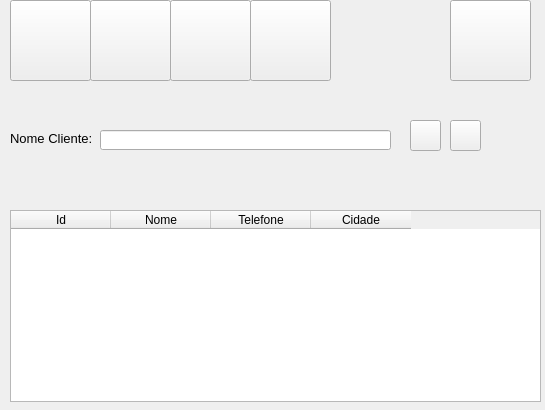
<?xml version="1.0" encoding="UTF-8"?>
<ui version="4.0">
 <class>formCliente</class>
 <widget class="QWidget" name="formCliente">
  <property name="geometry">
   <rect>
    <x>0</x>
    <y>0</y>
    <width>545</width>
    <height>410</height>
   </rect>
  </property>
  <property name="windowTitle">
   <string>Form</string>
  </property>
  <widget class="QPushButton" name="bt_adicionar">
   <property name="geometry">
    <rect>
     <x>10</x>
     <y>0</y>
     <width>81</width>
     <height>81</height>
    </rect>
   </property>
   <property name="text">
    <string/>
   </property>
  </widget>
  <widget class="QPushButton" name="bt_alterar">
   <property name="geometry">
    <rect>
     <x>90</x>
     <y>0</y>
     <width>81</width>
     <height>81</height>
    </rect>
   </property>
   <property name="text">
    <string/>
   </property>
  </widget>
  <widget class="QPushButton" name="bt_consultar">
   <property name="geometry">
    <rect>
     <x>170</x>
     <y>0</y>
     <width>81</width>
     <height>81</height>
    </rect>
   </property>
   <property name="text">
    <string/>
   </property>
  </widget>
  <widget class="QPushButton" name="bt_excluir">
   <property name="geometry">
    <rect>
     <x>250</x>
     <y>0</y>
     <width>81</width>
     <height>81</height>
    </rect>
   </property>
   <property name="text">
    <string/>
   </property>
  </widget>
  <widget class="QPushButton" name="bt_retornar">
   <property name="geometry">
    <rect>
     <x>450</x>
     <y>0</y>
     <width>81</width>
     <height>81</height>
    </rect>
   </property>
   <property name="text">
    <string/>
   </property>
  </widget>
  <widget class="QPushButton" name="bt_pesquisarGeral">
   <property name="geometry">
    <rect>
     <x>450</x>
     <y>120</y>
     <width>31</width>
     <height>31</height>
    </rect>
   </property>
   <property name="styleSheet">
    <string notr="true">image:url(:/icon_geral/icons/filtro.png)</string>
   </property>
   <property name="text">
    <string/>
   </property>
   <property name="icon">
    <iconset resource="icon_geral.qrc">
     <normaloff>:/icon_geral/icons/filtro.png</normaloff>:/icon_geral/icons/filtro.png</iconset>
   </property>
  </widget>
  <widget class="QPushButton" name="bt_pesquisar">
   <property name="geometry">
    <rect>
     <x>410</x>
     <y>120</y>
     <width>31</width>
     <height>31</height>
    </rect>
   </property>
   <property name="styleSheet">
    <string notr="true">image:url(:/icon_pesquisar/icons/pesquisar.png)</string>
   </property>
   <property name="text">
    <string/>
   </property>
   <property name="icon">
    <iconset resource="icon_pesquisar.qrc">
     <normaloff>:/icon_pesquisar/icons/pesquisar.png</normaloff>:/icon_pesquisar/icons/pesquisar.png</iconset>
   </property>
  </widget>
  <widget class="QTableWidget" name="tb_cliente">
   <property name="geometry">
    <rect>
     <x>10</x>
     <y>210</y>
     <width>531</width>
     <height>192</height>
    </rect>
   </property>
   <column>
    <property name="text">
     <string>Id</string>
    </property>
   </column>
   <column>
    <property name="text">
     <string>Nome</string>
    </property>
   </column>
   <column>
    <property name="text">
     <string>Telefone</string>
    </property>
   </column>
   <column>
    <property name="text">
     <string>Cidade</string>
    </property>
   </column>
  </widget>
  <widget class="QLabel" name="nome_cliente">
   <property name="geometry">
    <rect>
     <x>10</x>
     <y>130</y>
     <width>91</width>
     <height>16</height>
    </rect>
   </property>
   <property name="font">
    <font>
     <pointsize>10</pointsize>
     <weight>50</weight>
     <bold>false</bold>
    </font>
   </property>
   <property name="text">
    <string>Nome Cliente:</string>
   </property>
  </widget>
  <widget class="QLineEdit" name="lineEdit">
   <property name="geometry">
    <rect>
     <x>100</x>
     <y>130</y>
     <width>291</width>
     <height>20</height>
    </rect>
   </property>
  </widget>
  <widget class="QLabel" name="label_2">
   <property name="geometry">
    <rect>
     <x>20</x>
     <y>10</y>
     <width>61</width>
     <height>51</height>
    </rect>
   </property>
   <property name="styleSheet">
    <string notr="true">image:url(:/icon_adicionar/icons/adicionar.png)</string>
   </property>
   <property name="text">
    <string/>
   </property>
  </widget>
  <widget class="QLabel" name="label_3">
   <property name="geometry">
    <rect>
     <x>100</x>
     <y>10</y>
     <width>61</width>
     <height>51</height>
    </rect>
   </property>
   <property name="styleSheet">
    <string notr="true">image:url(:/icon_alterar/icons/alterar.png)</string>
   </property>
   <property name="text">
    <string/>
   </property>
  </widget>
  <widget class="QLabel" name="label_4">
   <property name="geometry">
    <rect>
     <x>180</x>
     <y>10</y>
     <width>61</width>
     <height>51</height>
    </rect>
   </property>
   <property name="styleSheet">
    <string notr="true">image:url(:/icon_consultar/icons/consultar.png)</string>
   </property>
   <property name="text">
    <string/>
   </property>
  </widget>
  <widget class="QLabel" name="label_5">
   <property name="geometry">
    <rect>
     <x>260</x>
     <y>10</y>
     <width>61</width>
     <height>51</height>
    </rect>
   </property>
   <property name="styleSheet">
    <string notr="true">image:url(:/icon_excluir/icons/excluir.png)</string>
   </property>
   <property name="text">
    <string/>
   </property>
  </widget>
  <widget class="QLabel" name="label_6">
   <property name="geometry">
    <rect>
     <x>460</x>
     <y>10</y>
     <width>61</width>
     <height>51</height>
    </rect>
   </property>
   <property name="styleSheet">
    <string notr="true">image:url(:/icon_retornar/icons/retornar.png)</string>
   </property>
   <property name="text">
    <string/>
   </property>
  </widget>
 </widget>
 <resources>
  <include location="icon_adicionar.qrc"/>
  <include location="icon_pesquisar.qrc"/>
  <include location="icon_geral.qrc"/>
  <include location="icon_retornar.qrc"/>
  <include location="icon_excluir.qrc"/>
  <include location="icon_consultar.qrc"/>
  <include location="icon_alterar.qrc"/>
 </resources>
 <connections/>
</ui>
